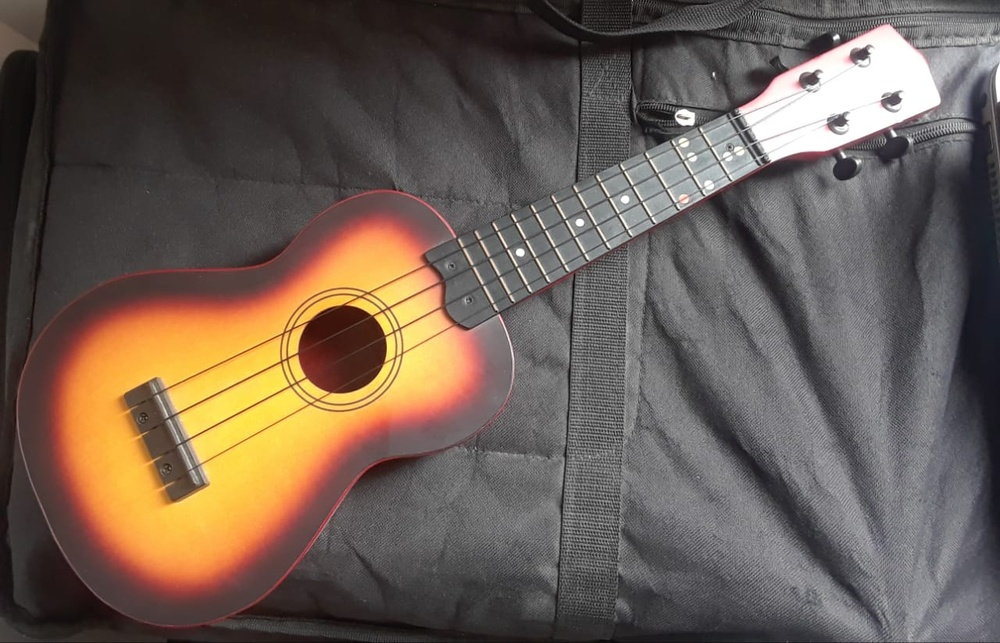
#> input picture Clase 10/img/ukelele.jpeg, 1000 x 643 px, shrunk from 1280 x 823 before the run
$ jupyter execute --allow-errors 'Operaciones de transformación de imágenes.ipynb'   (shell and % lines are left out)
#> lines starting #> are read from the running program, lines starting #| are printed output that depends on the picture; after the words box and inside, x2 and y2 are one past the last pixel; in counts of white or black regions, pixels touching at a corner belong together
<center>
<a href="http://www.udem.edu.co/"></a>
<h1>Reconocimiento de Patrones I y II</h1>
<h2>Operaciones de transformación de imágenes</h2>
<h3>2018-2</h3>
</center>

### Introducción

La transformación de una imagen consiste en modificar el contenido de la misma con un objetivo
concreto, como puede ser el de prepararla para un posterior análisis. Se pueden distinguir dos tipos
de transformaciones: basadas en los niveles de intensidad de la imagen, o como consecuencia de la
aplicación de una operación geométrica. Dentro del primer grupo se consideran por un lado las
transformaciones que son consecuencia de la aplicación de una función sobre el valor de intensidad
de cada píxel individualmente, y las transformaciones en las que los píxeles vecinos intervienen en
la misma con distintas finalidades, tales como eliminar el ruido presente en la imagen para así
suavizarla o con el fin de extraer bordes. Las transformaciones lógicas se aplican considerando que
los valores numéricos de las imágenes se pueden representar a nivel de bits. Dentro del segundo
grupo se incluyen las transformaciones geométricas, las cuales modifican las coordenadas
espaciales de la imagen, ofreciendo aspectos de la misma bajo diferentes resoluciones, siendo en
ocasiones necesario modificar también los valores de intensidad de los píxeles de la imagen
original.

## Transformaciones basadas en los niveles de intesidad

Las transformaciones en las que la generación de un nuevo píxel se obtiene en función del valor de
intensidad, pueden clasificarse en dos tipos:
1. Operaciones basadas en un píxel individual de la imagen (Ej: brillo, negativo, ecualización del histograma).
2. Operaciones involucrando píxeles vecinos.
Por tanto, la generación de un nuevo píxel dependerá bien del valor concreto de cada píxel, o del
valor de los píxeles próximos a él, lo que se conoce como vecindad del píxel o vecindario, como
muestra la figura 1.

### Operaciones centradas en un píxel individual

$$S(i,j) = f(E(i,j))$$

La función $f$ de la ecuación anterior, que puede ser lineal o no lineal, es la transformación que se aplica a la imagen original. A continuación se definen las principales funciones de transformación que se trabajan en el procesamiento digital de imágenes.

De la clase anterior teníamos ...

[cell 1]
from PIL import Image             #Estamos usando la librería Pillow con PIL
import numpy as np                # funciones numéricas (arrays, matrices, etc.)
import matplotlib.pyplot as plt   # funciones para representación gráfica

ukelele = Image.open("img/ukelele.jpeg")
#> ukelele is the input picture: PIL image 1000x643 RGB; mean R, G, B 108.1, 93.8, 83.5
#Para visualizar la imagen en el notebook
plt.imshow(np.asarray(ukelele))
plt.show()

[cell 2]
uke_gris = ukelele.convert('L')
#I_gris.show()
plt.imshow(np.asarray(uke_gris), cmap='gray')
plt.show()
print (uke_gris.size, uke_gris.mode, uke_gris.format)
#| (1000, 643) L None

[cell 3]
Img_uke = np.asarray(uke_gris,dtype=np.float32)

### Contraste. Ejercicio de la clase anterior

[cell 4]
def contraste(img,cmax,cmin,tipo):

#> called with cmax = 200, cmin = 0, tipo = 'disminuir'
    Imin = np.min(img)
#> Imin = 3
    Imax = np.max(img)
#> Imax = 255

    filas = np.size(img,0)
#> filas = 643
    columnas = np.size(img,1)
#> columnas = 1000

    I = np.zeros((filas, columnas))

    if tipo == 'disminuir':

        for i in range(0,filas):
            for j in range(0,columnas):
                I[i,j] = (((cmax-cmin)/(Imax-Imin))*(img[i,j]-Imin))+cmin
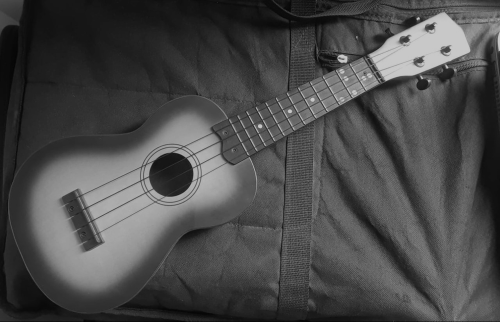
#> I: shape (643, 1000) float64 (shown at 1/2 size); min 0, max 200, mean 74.5

    elif tipo == 'aumentar':
        for i in range(0,filas):
            for j in range(0,columnas):
                I[i,j] = ((img[i,j]-Imin)/(Imax-Imin))*(cmax-cmin)+cmin

    return I


I_low_cont = contraste(Img_uke,200,0,'disminuir')
Inew = Image.fromarray(I_low_cont.astype(np.uint8))
plt.imshow(Inew)
#plt.imshow(I, cmap='gray')

[cell 5]
I_high_cont = contraste(Img_uke,255,50,'aumentar')
#> call 2 of contraste, with cmax = 255, cmin = 50, tipo = 'aumentar'
#> after the loop in contraste (call 2), `for i in range(0,filas):`:
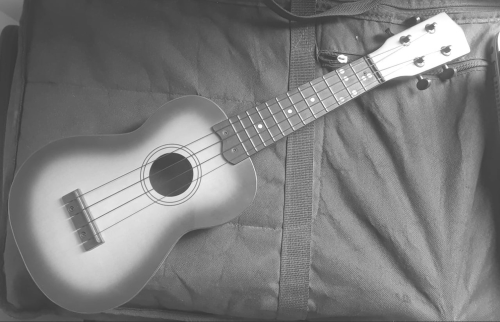
#> I: shape (643, 1000) float64 (shown at 1/2 size); min 50, max 255, mean 126.4
Inew = Image.fromarray(I_high_cont.astype(np.uint8))
plt.imshow(Inew)
#plt.imshow(I, cmap='gray')

### Ecualización del histograma. Ejercicio de la clase anterior.

[cell 6]
#Genera el histograma de la Imagen
#Paso 1:
filas = np.size(Img_uke,0)
#> filas = 643
columnas = np.size(Img_uke,1)
#> columnas = 1000
dimImg = filas*columnas
#> dimImg = 643000
#print(dimImg)
hist,bins = np.histogram(Img_uke.flatten(),256,[0,256])
#> hist = 256 values, max 7026 at index 255, min 0 at index 0, mean 2511.7; bins = 257 values from 0 to 256
#print(np.max(hist))
hist_norm = (hist/dimImg)*255
#> hist_norm = 256 values, max 2.79 at index 255, min 0 at index 0, mean 0.996
#print(np.max(hist_norm))
#print(hist)
#print(hist_norm)

#Paso2:
#Genera la función de distribución acumulada (cdf por sus siglas en inglés)
cdf = hist_norm.cumsum()
#> cdf = 256 values from 0 to 255
t = 0
for item in cdf:
    cdf[t] = np.round(item)
    t +=1
#> this loop made 256 passes
#> item on passes 2 to 4: 0, 0, 0.000793
#> after the loop, t = 256

new_Img = np.zeros((filas, columnas))
for i in range(0,filas):
    for j in range(0,columnas):

        intensidad = int(Img_uke[i,j])
        Hprima = cdf[intensidad]
        new_Img[i,j] = Hprima

Img = Image.fromarray(new_Img.astype(np.uint8))
plt.imshow(Img)

### Operador Inverso (Negativo)

[cell 7]
#Operador inverso (negativo)

def negativo(img):

    filas = np.size(img,0)
#> filas = 643
    columnas = np.size(img,1)
#> columnas = 1000

    new_Img = np.zeros((filas,columnas))

    for i in range(0,filas):
        for j in range(0, columnas):
            new_x = 255-img[i,j]
            new_Img[i,j] = new_x
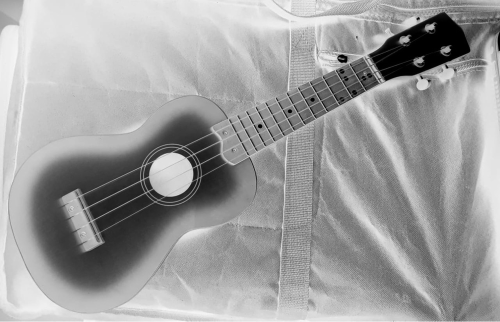
#> new_Img: shape (643, 1000) float64 (shown at 1/2 size); min 0, max 252, mean 158.1

    Img = Image.fromarray(new_Img.astype(np.uint8))
    plt.imshow(Img)
    #plt.imshow(new_Img2, cmap='gray')

negativo(Img_uke)

### Operador umbral

El operador umbral aplicado sobre la imagen original píxel a píxel proporciona
como resultado una imagen binaria, es decir, una imagen con dos niveles de intensidad, donde el valor de la variable p, conocido como umbral, hace las veces de discriminador que
decide a cuál de los dos niveles corresponde cada valor de intensidad del píxel de la imagen
original.

[cell 8]
#Operador unmbral

def umbral(img, umbral):

#> called with umbral = 160
    filas = np.size(img,0)
#> filas = 643
    columnas = np.size(img,1)
#> columnas = 1000

    new_Img = np.zeros((filas,columnas))

    for i in range(0,filas):
        for j in range(0, columnas):
            if img[i,j] <= umbral:
                new_Img[i,j] = 0
            else:
                new_Img[i,j] = 255
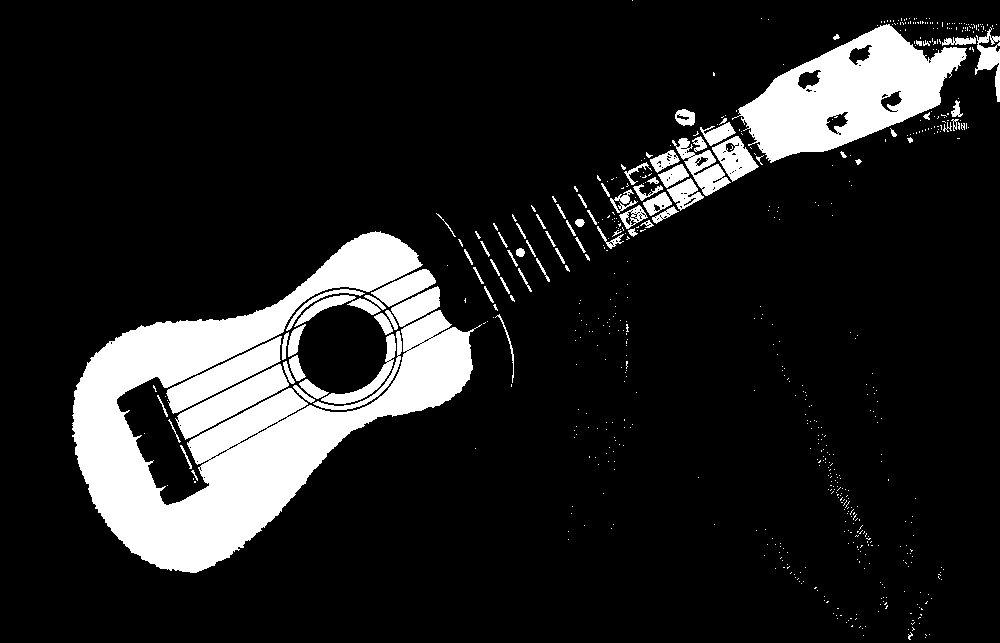
#> new_Img: shape (643, 1000) float64; 13.5% white; 631 white regions (548 under 20 px), largest, box (x1, y1, x2, y2) and area: (72, 231, 482, 573) 48749, (732, 24, 967, 163) 15799, (175, 364, 289, 440) 2956

    Img = Image.fromarray(new_Img.astype(np.uint8))
    plt.imshow(Img)
    #plt.imshow(new_Img2, cmap='gray')

umbral(Img_uke,160)

### Operador intervalo de umbral binario

La aplicación de este operador proporciona también una
imagen binaria. Si bien la diferencia con el operador umbral estriba en que aquí se
definen dos umbrales $p_1$ y $p_2$, de manera que si el valor de intensidad de un píxel de la imagen
original se encuentra dentro del intervalo delimitado por $p_1$ y $p_2$, se le asigna el valor 0 en la
imagen de salida, y 255 en caso contrario.

Existe una variante de este operador conocida como intervalo de umbral binario invertido, en la
que si el valor de intensidad de un píxel de la imagen de partida se encuentra dentro del intervalo
delimitado por $p_1$ y $p_2$, se le asigna el valor 255 en la imagen de salida, y 0 en caso contrario.

[cell 9]
#Operador intervalo de umbral binario

def umbral_intervalo(img, u1, u2, invertido):


#> called with u1 = 100, u2 = 200, invertido = False
    filas = np.size(img,0)
#> filas = 643
    columnas = np.size(img,1)
#> columnas = 1000

    new_Img = np.zeros((filas,columnas))

    for i in range(0,filas):
        for j in range(0, columnas):
            if (img[i,j] > u1) and (img[i,j] < u2):
                if invertido == True:
                    new_Img[i,j] = 255
                else:
                    new_Img[i,j] = 0
            elif (img[i,j] <= u1) or (img[i,j] >= u2):
                if invertido == True:
                    new_Img[i,j] = 0
                else:
                    new_Img[i,j] = 255
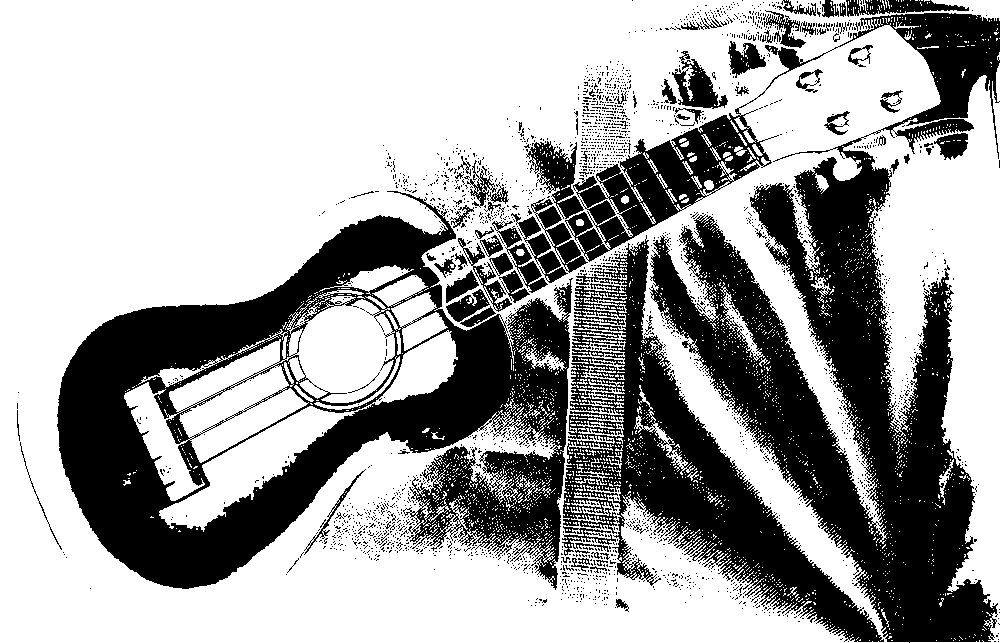
#> new_Img: shape (643, 1000) float64; 64.9% white; 2443 black regions (2363 under 20 px), largest, box (x1, y1, x2, y2) and area: (565, 13, 1000, 643) 87960, (57, 191, 573, 590) 79917, (563, 235, 884, 642) 33890

    return new_Img

I_umbral_int = umbral_intervalo(Img_uke,100,200,invertido=False)
Img = Image.fromarray(I_umbral_int.astype(np.uint8))
plt.imshow(Img)
#plt.imshow(new_Img2, cmap='gray')

[cell 10]
I_umbral_int = umbral_intervalo(Img_uke,100,200,invertido=True)
Img = Image.fromarray(I_umbral_int.astype(np.uint8))
plt.imshow(Img)
#plt.imshow(new_Img2, cmap='gray')

### Operador umbral de la escala de grises

La aplicación de este operador sobre la imagen original
genera como resultado una imagen en la que únicamente se preservan los valores de intensidad de
aquellos píxeles comprendidos dentro del intervalo definido por $p_1$ y $p_2$. En caso contrario, el
valor de salida será 255.

Al igual que ocurría con el operador intervalo de umbral binario, existe una variante de este
operador conocida como umbral de la escala de grises invertido, que transforma la imagen de
partida de manera que los píxeles con intensidades entre $p_1$ y $p_2$ son invertidos, y el resto toma el
valor 255.

[cell 11]
#Operador intervalo de umbral binario

def umbral_grises(img, u1, u2, invertido):


#> called with u1 = 150, u2 = 255, invertido = True
    filas = np.size(img,0)
#> filas = 643
    columnas = np.size(img,1)
#> columnas = 1000

    new_Img = np.zeros((filas,columnas))

    for i in range(0,filas):
        for j in range(0, columnas):
            if (img[i,j] > u1) and (img[i,j] < u2):
                if invertido == False:
                    new_Img[i,j] = img[i,j]
                else:
                    new_Img[i,j] = 255 - img[i,j]

            elif (img[i,j] <= u1) or (img[i,j] >= u2):
                    new_Img[i,j] = 255
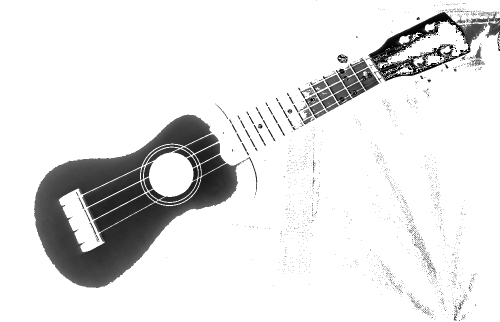
#> new_Img: shape (643, 1000) float64 (shown at 1/2 size); min 1, max 255, mean 227.9

    return new_Img

I_umbral_grises = umbral_grises(Img_uke,150,255,invertido=True)
Img = Image.fromarray(I_umbral_grises.astype(np.uint8))
plt.imshow(Img)
#plt.imshow(new_Img2, cmap='gray')

### Operador de extensión

Proporciona una imagen con la escala de grises completa para los píxeles
cuyo nivel de intensidad se encuentre comprendido dentro del intervalo abierto $(p_1,p_2)$.

[cell 12]
def extension(img, u1, u2):

#> called with u1 = 150, u2 = 240
    filas = np.size(img,0)
#> filas = 643
    columnas = np.size(img,1)
#> columnas = 1000

    new_Img = np.zeros((filas,columnas))

    for i in range(0,filas):
        for j in range(0, columnas):
            if (img[i,j] > u1) and (img[i,j] < u2):
                new_Img[i,j] = (img[i,j]-u1)*(255/(u2-u1))

            elif (img[i,j] <= u1) or (img[i,j] >= u2):
                    new_Img[i,j] = 0

    return new_Img

I_ext = extension(Img_uke,150,240)
Img = Image.fromarray(I_ext.astype(np.uint8))
plt.imshow(Img)
#plt.imshow(new_Img2, cmap='gray')

### Operador reducción del nivel de gris

Como su propio nombre indica, este operador reduce el
número de niveles de intensidad de la imagen original, en base a la siguiente ecuación,

[cell 13]
#Interpretar e implementar
# [14 lines left out: function reducir_gris, not called in this run]

I_ext = extension(Img_uke,150,240)
Img = Image.fromarray(I_ext.astype(np.uint8))
plt.imshow(Img)
#plt.imshow(new_Img2, cmap='gray')

Como se ha descrito hasta aquí, los anteriores operadores ofrecen la posibilidad de transformar una
imagen de partida tras la aplicación de una transformación basada en una función que puede ser bien
lineal o no lineal. Cabe la posibilidad también de generar una nueva imagen como resultado de aplicar
una transformación sobre dos imágenes, considerando dos píxeles uno de cada imagen y ubicados en la
misma posición espacial en sendas imágenes, tal y como refleja el esquema de la figura siguiente. El tamaño
de las dos imágenes ha de ser el mismo y la función utilizada, sea lineal o no, se aplicará a todos los
pares de píxeles de las dos imágenes de partida.

### Operador de adición

$$ S(i,j) = \frac{E_1(i,j)+E_2(i,j)}{k} $$

Donde $k$ es el número de imágenes a adicionar.

Esta operación es útil para reducir los efectos provocados en la imagen por el
ruido, ya que el resultado resulta ser el valor medio de los píxeles de entrada.

[cell 14]
def add_operator(img1, img2):
    filas = np.size(img1,0)
    columnas = np.size(img1,1)
    print(filas, columnas)
    new_Img = np.zeros((filas,columnas))

    if (img1.shape == img2.shape):
        for i, j in zip(img1, img2):
            new_Img[i, j] = (img1[i,j]+img2[i,j])/2
    else:
        print('Invalid dimensions')
    return new_Img

ukelele = Image.open("img/ukelele.jpeg")
ukelele2 = Image.open("img/ukelele2.jpg")
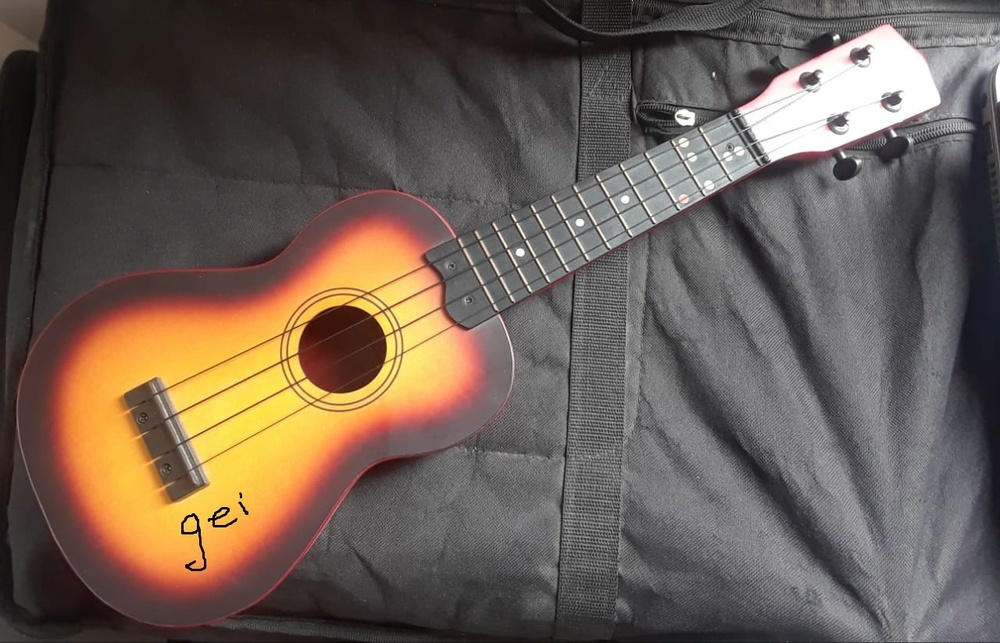
#> input picture Clase 10/img/ukelele2.jpg, 1000 x 643 px, shrunk from 1280 x 823 before the run
#> ukelele2 is the input picture: PIL image 1000x643 RGB; mean R, G, B 107.8, 93.7, 83.4
Img_uke = np.asarray(ukelele,dtype=np.float32)
#> Img_uke: shape (643, 1000, 3) float32
Img_uke2 = np.asarray(ukelele2,dtype=np.float32)

#> (the rest of this cell did not finish here and is left out)

#> in add_operator, `filas = np.size(img1,0)`: filas = 643
#> in add_operator, `columnas = np.size(img1,1)`: columnas = 1000
#| 643 1000
#> the loop in add_operator, `for i, j in zip(img1, img2):` made 1 pass
Img = Image.fromarray(I_add.astype(np.uint8))
plt.imshow(Img)

### Operador de substracción

$$ S(i,j) = k|E_1(i,j)-E_2(i,j)| $$

Esta operación es utilizada con el propósito de
detectar cambios producidos en las imágenes como consecuencia de haber sido tomadas en instantes
de tiempo diferentes. El movimiento es uno de tales cambios.

### Ejercicio

Construir los métodos para realizar las operaciones de adición y substracción.

## Transformaciones de vecindad

La principal diferencia entre las transformaciones de intensidad estudiadas en el apartado anterior, y
las transformaciones de vecindad es que en éstas el valor del píxel de salida se obtiene tras realizar
sobre el píxel de origen una combinación de los valores de los píxeles vecinos. Por tanto, la
transformación de la imagen se produce por la combinación de píxeles, en lugar de realizar una
transformación píxel a píxel.

De manera que el valor de intensidad del píxel de salida $S(x,y)$ es la suma promediada de los valores
de intensidad de los ocho vecinos alrededor del píxel de entrada $E(x, y)$. La transformación de una
imagen puede variar dependiendo de la influencia que cada uno de los vecinos ejerza en el promedio
sobre el resultado. Esto se consigue mediante una máscara que permite escoger de manera selectiva
los vecinos que intervienen en la transformación, y en qué medida contribuyen a la modificación del
píxel central.

Definición de máscara: Es una matriz (3x3) que permite ponderar la influencia que ejercen los vecinos de un pixel en su transformación.

[cell 15]
def mascara(matriz, x, y):
    mask2 = [[1, 2, 3],
            [0, 1, 4],
            [0, 2, 3]]
    total = 0
    mask2 = np.array(mask2)
    total += matriz[x-1, y-1] * mask2[0,0]
    total += matriz[x, y-1] * mask2[1,0]
    total += matriz[x+1, y-1] * mask2[0,0]

    total += matriz[x-1, y] * mask2[0,1]
    total += matriz[x, y] * mask2[1,1]
    total += matriz[x+1, y] * mask2[2,1]

    total += matriz[x-1, y+1] * mask2[0,2]
    total += matriz[x, y+1] * mask2[1,2]
    total += matriz[x+1, y+1] * mask2[2,2]
    return total/9

matriz = [[128,44,78],
         [35,180,200],
         [42,220,200]]
print(mascara(np.array(matriz),1,1))

[cell 16]
def and_operator(img1, img2, umbral):
#> called with umbral = 150
    filas = np.size(img1,0)
#> filas = 643
    columnas = np.size(img1,1)
#> columnas = 1000
    new_Img = np.zeros((filas,columnas))
    for i in range(0,filas):
        for j in range(0,columnas):
            print(img1[i,j])
            if (img1[i,j] < umbral):
                im1 = 1
            else:
                im1 = 0
            if (img2[i,j] < umbral):
                im2 = 1
            else:
                im2 = 0
            if (im1 == im2):
                new_Img[i,j] = 1
            else:
                new_Img[i,j] = 0
#> this loop made 1 pass
#| [104.  94.  84.]
    return new_Img

ukelele = Image.open("img/ukelele.jpeg")
ukelele2 = Image.open("img/ukelele2.jpg")
Img_uke = np.asarray(ukelele,dtype=np.float32)
Img_uke2 = np.asarray(ukelele2,dtype=np.float32)

#> (the rest of this cell did not finish here and is left out)
